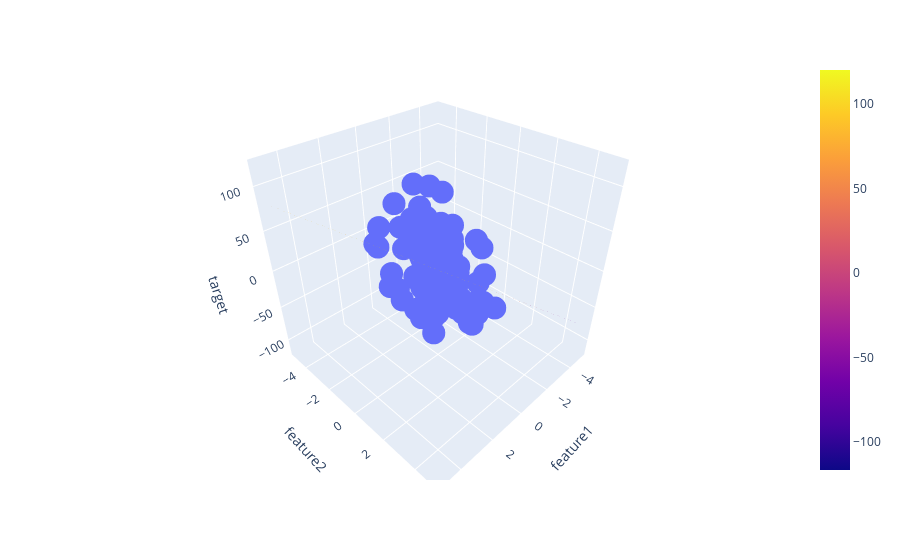

Notebook cell for this chart:
### Code cell
fig = px.scatter_3d(df,x='feature1',y='feature2',z='target')

fig.add_trace(go.Surface(x=x,y=y,z=z))

fig.show()
